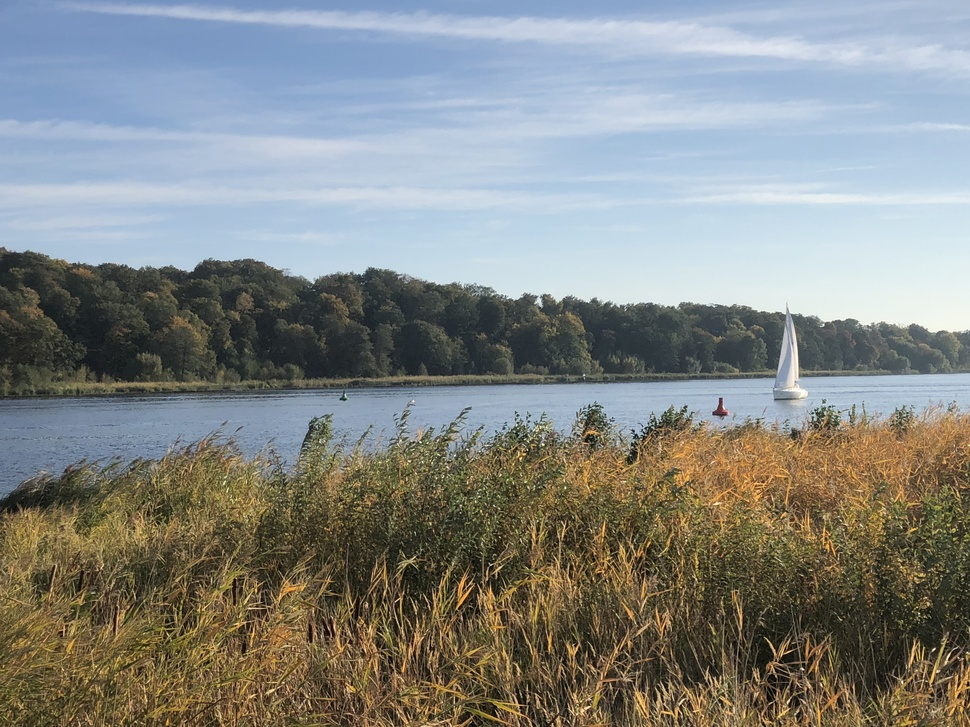
#> input picture DEDA_HClustering_image_example_km/images/IMG_0429.jpg, 970 x 727 px, shrunk from 4032 x 3024 before the run
$ jupyter execute DEDA_HClustering_image_example_km.ipynb   (shell and % lines are left out)
#> lines starting #> are read from the running program, lines starting #| are printed output that depends on the picture
[cell 1]
# import modules
import numpy as np
import matplotlib.pyplot as plt
import matplotlib.image as mpimg
import cv2

from sklearn.feature_extraction import image

[cell 2]
# contants and parameters
K = [2, 4, 8, 12]
ORIGINAL_IMG = './images/IMG_0429.jpg'
TO_SAVE = '.'

[cell 3]
# read image from folder
img = mpimg.imread(ORIGINAL_IMG)
#> img is the input picture: shape (727, 970, 3); mean R, G, B 131.8, 135, 132.2

[cell 4]
# reshape and pre-process data
Z = img.reshape((-1,3))
Z = np.float32(Z)

[cell 5]
for k in K:
    # define criteria
    criteria = (cv2.TERM_CRITERIA_EPS + cv2.TERM_CRITERIA_MAX_ITER, 10, 1.0)
    ret, label, center=cv2.kmeans(Z, k, None, criteria, 10, cv2.KMEANS_RANDOM_CENTERS)
    # Now convert back into uint8, and make original image
    center = np.uint8(center)
    res = center[label.flatten()]
    res2 = res.reshape((img.shape))
    cv2.imwrite(f'{TO_SAVE}/image_segm_k={k}.png',res2)
#> this loop made 4 passes
#> ret on passes 2 to 4: 784213280, 377180777.8, 238145970.7
#> (ret, center) on pass 1: (1.97e+09, [[175, 191, 208], [88, 79, 57]])
#> pass 1, `res2 = res.reshape((img.shape))`:
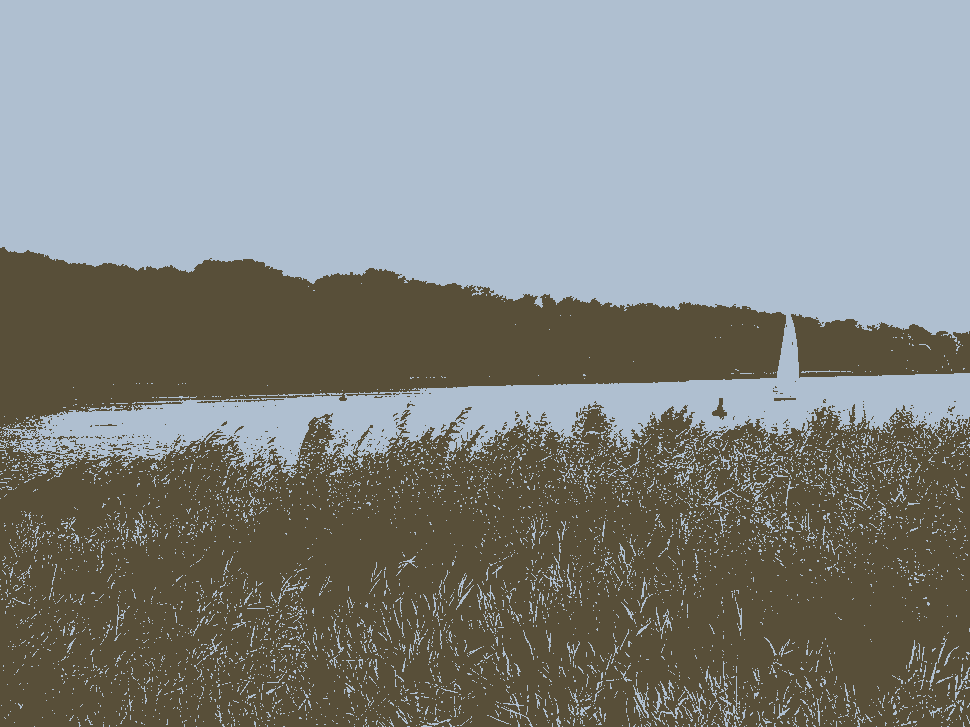
#> res2: shape (727, 970, 3); mean R, G, B 131.2, 134.7, 132
#> pass 2, `res2 = res.reshape((img.shape))`:
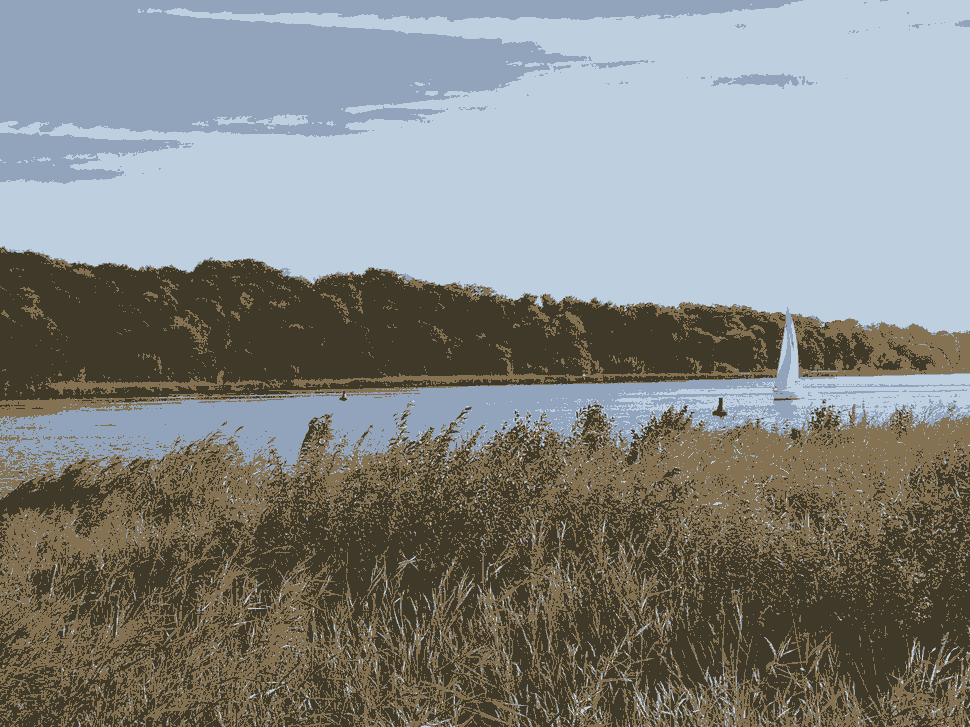
#> res2: shape (727, 970, 3); mean R, G, B 131.5, 134.2, 131.7
#> pass 3, `res2 = res.reshape((img.shape))`:
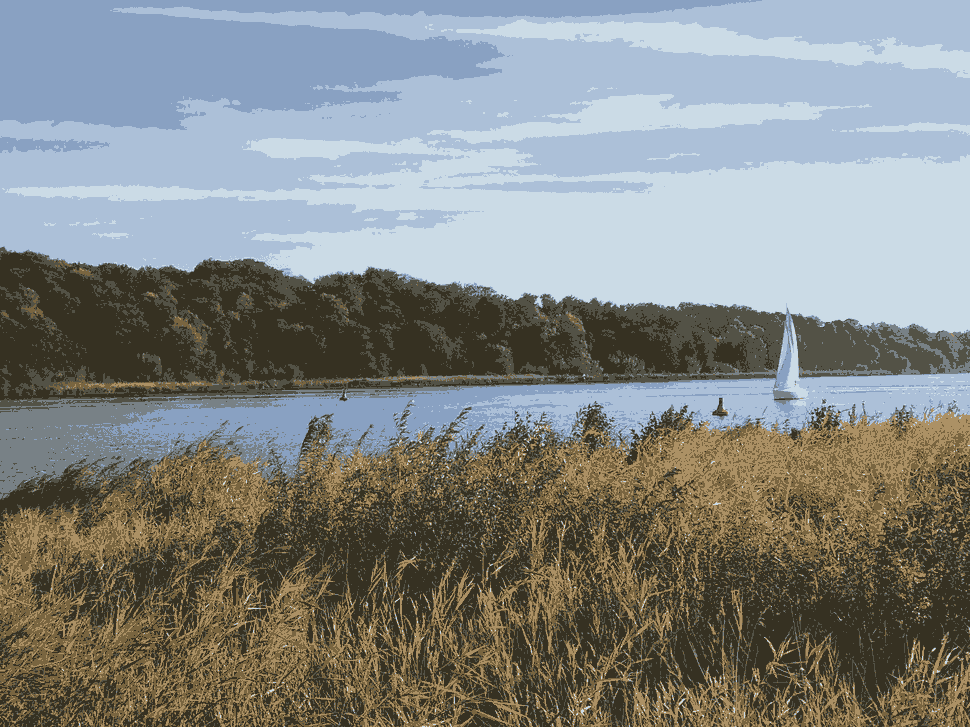
#> res2: shape (727, 970, 3); mean R, G, B 131.1, 134.4, 131.8
